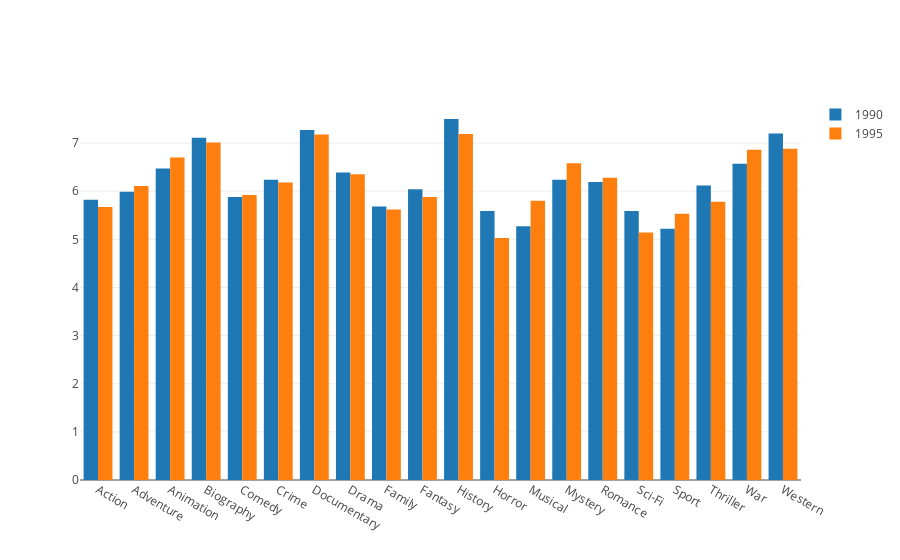

This figure's notebook cell:
### Code cell
iplot(fig)

### Figure 1 — Plotly figure (JSON) as saved in the notebook; plotly's stock layout.template omitted (floating-point values rounded to 4 significant figures)
{"data": [{"name": "1990", "type": "bar", "x": ["Action", "Adventure", "Animation", "Biography", "Comedy", "Crime", "Documentary", "Drama", "Family", "Fantasy", "History", "Horror", "Musical", "Mystery", "Romance", "Sci-Fi", "Sport", "Thriller", "War", "Western"], "y": [5.82, 5.99, 6.47, 7.11, 5.88, 6.24, 7.27, 6.39, 5.68, 6.04, 7.5, 5.59, 5.27, 6.24, 6.19, 5.59, 5.22, 6.12, 6.57, 7.2]}, {"name": "1995", "type": "bar", "x": ["Action", "Adventure", "Animation", "Biography", "Comedy", "Crime", "Documentary", "Drama", "Family", "Fantasy", "History", "Horror", "Musical", "Mystery", "Romance", "Sci-Fi", "Sport", "Thriller", "War", "Western"], "y": [5.67, 6.11, 6.7, 7.01, 5.92, 6.18, 7.18, 6.35, 5.62, 5.88, 7.19, 5.03, 5.8, 6.58, 6.28, 5.14, 5.53, 5.78, 6.86, 6.88]}], "layout": {"barmode": "group"}}
